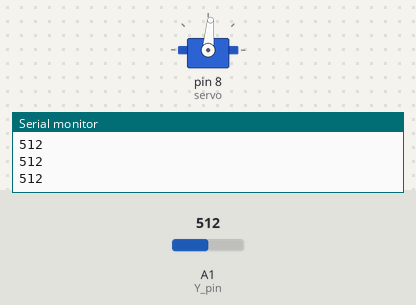
A sketch run on a simulated Arduino Uno, built with avr-gcc and run on an emulated ATmega328P. Shown: servo, the last lines printed to the serial monitor. The test bench sets the inputs (shaded band); at power-on: A1 (Y_pin) = 512.

Above: at 1.2 s.
1.3 s: A1 (Y_pin) set to 107
At 2.4 s:
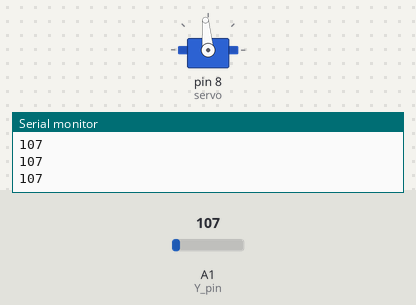
2.8 s: A1 (Y_pin) set to 92
At 3.6 s:
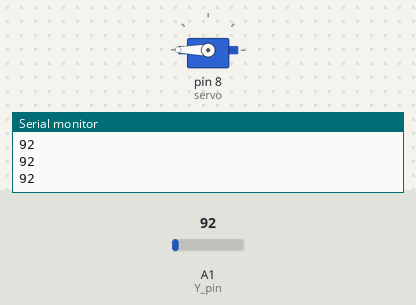
4.3 s: A1 (Y_pin) set to 933
At 4.7 s:
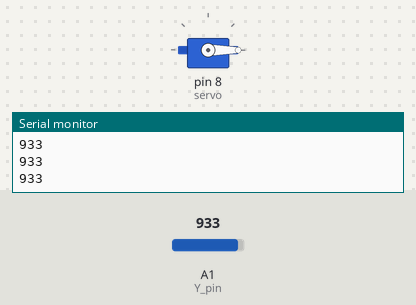
5.8 s: A1 (Y_pin) set to 906
At 7.0 s:
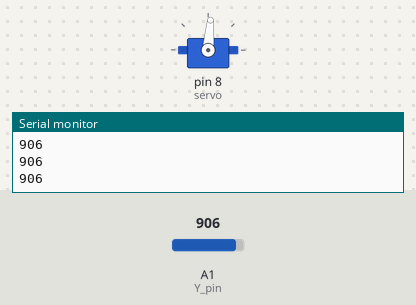
7.3 s: A1 (Y_pin) set to 1023
At 8.3 s:
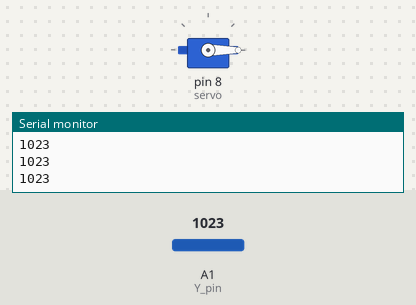
Timing chart, 0 to 9.8 s (numbered marks = the images above; inputs shaded):
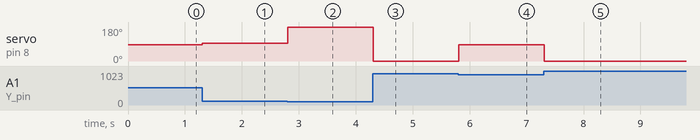

Measured:
- the behaviour switches between 100 and 99 on A1 (Y_pin) (found by bisection; images 1 and 2)
- the behaviour switches between 923 and 922 on A1 (Y_pin) (found by bisection; images 3 and 4)
- after the input at 1.3 s, servo on pin 8 (servo): 85° → 95° at once
- after the input at 2.8 s, servo on pin 8 (servo): 95° → 180° at once
- after the input at 4.3 s, servo on pin 8 (servo): 180° → 0° at once
- after the input at 5.8 s, servo on pin 8 (servo): 0° → 85° at once
- after the input at 7.3 s, servo on pin 8 (servo): 85° → 0° at once

The sketch:

4.2.ino
```cpp
#include <Servo.h>

#define button_pin 9
#define X_pin A0
#define Y_pin A1

Servo servo;

void setup() {
  Serial.begin(9600);
  pinMode(button_pin, INPUT_PULLUP);
  servo.attach(8);
 }

void loop() {
//  calibrate();
  detectJoystickYMove();

}

/**
 * Detects the Y value from the Joystick and moves the servo.
 * If the yValue stops the servo receive the stop signal.
 */
void detectJoystickYMove() {
  int yValue = analogRead(Y_pin);
  Serial.println(String(yValue));
  moveServo(yValue);
}

/**
 * Moves the servo. The speed will be establish depending on
 * the Y value that the joystick sends.
 */
void moveServo(int yValue) {
  if (yValue > 923) {
    servo.write(0);
  }
  else if (yValue > 612 && yValue < 923) {
    servo.write(85); // 10, 50, 70, 85
  }
  else if (yValue > 490 && yValue < 612) {
    servo.write(85); // 20, 85
  }
  // stop signal
  else if (yValue >= 480 && yValue <= 490) {
    servo.write(90);
  }
  else if (yValue > 412 && yValue < 480) {
    servo.write(95); // 95
  }
  else if (yValue > 100 && yValue < 412) {
    servo.write(95); // 170, 100, 95
  }
  else if (yValue < 100) {
    servo.write(180);
  }
}

/**
 * Sends repeteatly the stop signal for calibrate purpouse
 */
void calibrate() {
  servo.write(90);
}
```
